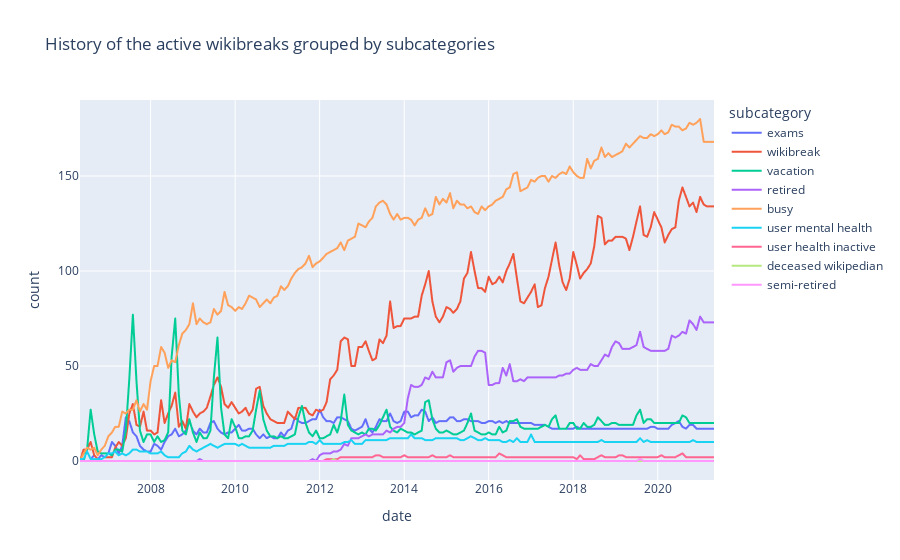

The notebook cell this image was saved under:
### Code cell
fig = px.line(breaks_history_subcategory_count_cleaned, x='date', y='count', color='subcategory', title='History of the active wikibreaks grouped by subcategories')
fig.show()

### Figure 1 — Plotly figure (JSON) as saved in the notebook; plotly's stock layout.template omitted (floating-point values rounded to 4 significant figures; data arrays with more than 128 entries replaced by an {"elided": "..."} marker saying what was removed)
{"data": [{"hovertemplate": "subcategory=exams<br>date=%{x}<br>count=%{y}<extra></extra>", "legendgroup": "exams", "line": {"color": "#636efa", "dash": "solid"}, "mode": "lines", "name": "exams", "showlegend": true, "type": "scattergl", "x": {"elided": "181 str values"}, "xaxis": "x", "y": {"elided": "181 int values"}, "yaxis": "y"}, {"hovertemplate": "subcategory=wikibreak<br>date=%{x}<br>count=%{y}<extra></extra>", "legendgroup": "wikibreak", "line": {"color": "#EF553B", "dash": "solid"}, "mode": "lines", "name": "wikibreak", "showlegend": true, "type": "scattergl", "x": {"elided": "181 str values"}, "xaxis": "x", "y": {"elided": "181 int values"}, "yaxis": "y"}, {"hovertemplate": "subcategory=vacation<br>date=%{x}<br>count=%{y}<extra></extra>", "legendgroup": "vacation", "line": {"color": "#00cc96", "dash": "solid"}, "mode": "lines", "name": "vacation", "showlegend": true, "type": "scattergl", "x": {"elided": "181 str values"}, "xaxis": "x", "y": {"elided": "181 int values"}, "yaxis": "y"}, {"hovertemplate": "subcategory=retired<br>date=%{x}<br>count=%{y}<extra></extra>", "legendgroup": "retired", "line": {"color": "#ab63fa", "dash": "solid"}, "mode": "lines", "name": "retired", "showlegend": true, "type": "scattergl", "x": {"elided": "181 str values"}, "xaxis": "x", "y": {"elided": "181 int values"}, "yaxis": "y"}, {"hovertemplate": "subcategory=busy<br>date=%{x}<br>count=%{y}<extra></extra>", "legendgroup": "busy", "line": {"color": "#FFA15A", "dash": "solid"}, "mode": "lines", "name": "busy", "showlegend": true, "type": "scattergl", "x": {"elided": "181 str values"}, "xaxis": "x", "y": {"elided": "181 int values"}, "yaxis": "y"}, {"hovertemplate": "subcategory=user mental health<br>date=%{x}<br>count=%{y}<extra></extra>", "legendgroup": "user mental health", "line": {"color": "#19d3f3", "dash": "solid"}, "mode": "lines", "name": "user mental health", "showlegend": true, "type": "scattergl", "x": {"elided": "181 str values"}, "xaxis": "x", "y": {"elided": "181 int values"}, "yaxis": "y"}, {"hovertemplate": "subcategory=user health inactive<br>date=%{x}<br>count=%{y}<extra></extra>", "legendgroup": "user health inactive", "line": {"color": "#FF6692", "dash": "solid"}, "mode": "lines", "name": "user health inactive", "showlegend": true, "type": "scattergl", "x": {"elided": "181 str values"}, "xaxis": "x", "y": {"elided": "181 int values"}, "yaxis": "y"}, {"hovertemplate": "subcategory=deceased wikipedian<br>date=%{x}<br>count=%{y}<extra></extra>", "legendgroup": "deceased wikipedian", "line": {"color": "#B6E880", "dash": "solid"}, "mode": "lines", "name": "deceased wikipedian", "showlegend": true, "type": "scattergl", "x": {"elided": "181 str values"}, "xaxis": "x", "y": {"elided": "181 int values"}, "yaxis": "y"}, {"hovertemplate": "subcategory=semi-retired<br>date=%{x}<br>count=%{y}<extra></extra>", "legendgroup": "semi-retired", "line": {"color": "#FF97FF", "dash": "solid"}, "mode": "lines", "name": "semi-retired", "showlegend": true, "type": "scattergl", "x": {"elided": "181 str values"}, "xaxis": "x", "y": {"elided": "181 int values"}, "yaxis": "y"}], "layout": {"legend": {"title": {"text": "subcategory"}, "tracegroupgap": 0}, "title": {"text": "History of the active wikibreaks grouped by subcategories"}, "xaxis": {"anchor": "y", "domain": [0, 1], "title": {"text": "date"}}, "yaxis": {"anchor": "x", "domain": [0, 1], "title": {"text": "count"}}}}
